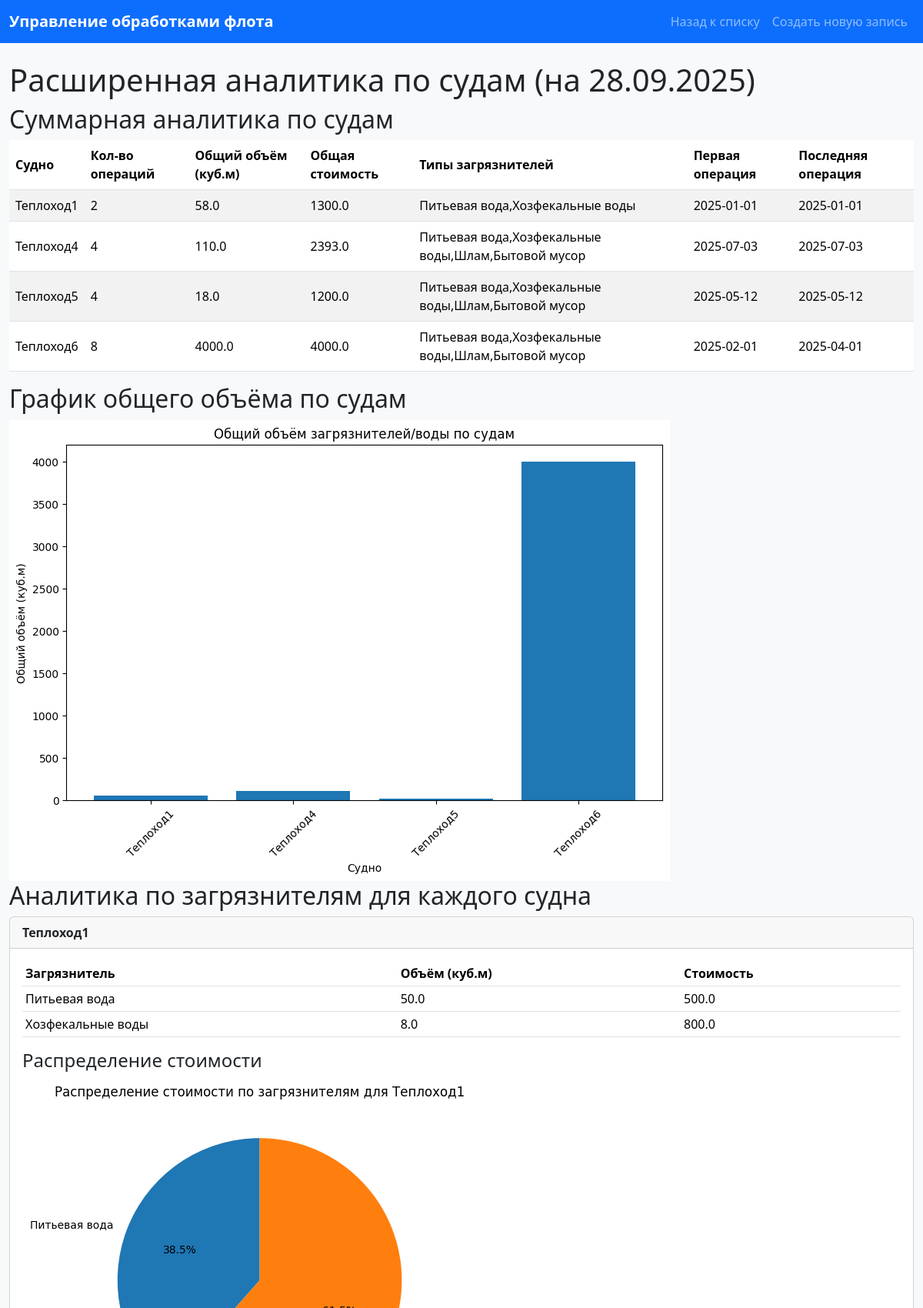
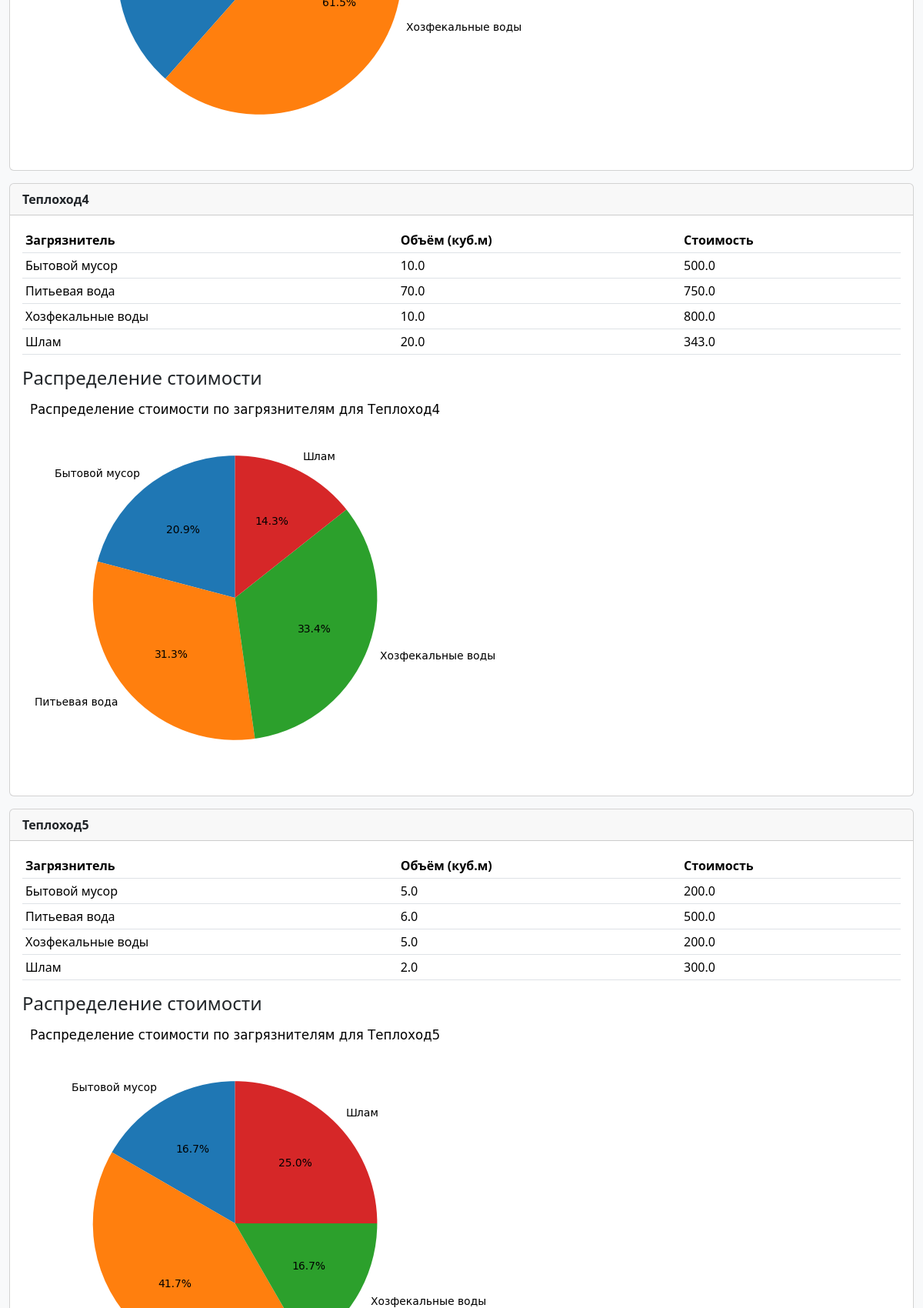
The app's page /analytics (upper part) with its own data (2 pictures, top to bottom).
### main.py (models this page shows)
class Ship(Base):
    __tablename__ = "ships"
    id = Column(Integer, primary_key=True, index=True)
    name = Column(String, unique=True, index=True)

class Pollutant(Base):
    __tablename__ = "pollutants"
    id = Column(Integer, primary_key=True, index=True)
    name = Column(String, unique=True, index=True)

### main.py (the view)
@app.get("/analytics", response_class=HTMLResponse)
async def analytics(request: Request, db: Session = Depends(get_db)):
    current_date = date(2025, 9, 28)
    summary_query = (
        db.query(
            Ship.name.label("ship_name"),
            func.count(Operation.id).label("operation_count"),
            func.sum(OperationPollutant.volume).label("total_volume"),
            func.sum(OperationPollutant.cost).label("total_cost"),
            func.group_concat(Pollutant.name.distinct()).label("pollutant_types"),
            func.min(Operation.date).label("first_operation"),
            func.max(Operation.date).label("last_operation")
        )
        .outerjoin(Operation, Ship.id == Operation.ship_id)
        .outerjoin(OperationPollutant, Operation.id == OperationPollutant.operation_id)
        .outerjoin(Pollutant, OperationPollutant.pollutant_id == Pollutant.id)
        .filter(Operation.date <= current_date)
        .group_by(Ship.id)
        .order_by(Ship.name)
    )
    summary_results = summary_query.all()
    pollutants_query = (
        db.query(
            Ship.name.label("ship_name"),
            Pollutant.name.label("pollutant_name"),
            func.sum(OperationPollutant.volume).label("total_volume"),
            func.sum(OperationPollutant.cost).label("total_cost")
        )
        .outerjoin(Operation, Ship.id == Operation.ship_id)
        .outerjoin(OperationPollutant, Operation.id == OperationPollutant.operation_id)
        .outerjoin(Pollutant, OperationPollutant.pollutant_id == Pollutant.id)
        .filter(Operation.date <= current_date)
        .filter((OperationPollutant.volume > 0) | (OperationPollutant.cost > 0))
        .group_by(Ship.name, Pollutant.name)
        .order_by(Ship.name, Pollutant.name)
    )
    pollutants_results = pollutants_query.all()
    ship_names = [row.ship_name for row in summary_results]
    total_volumes = [row.total_volume or 0 for row in summary_results]
    fig, ax = plt.subplots(figsize=(10, 6))
    ax.bar(ship_names, total_volumes)
    ax.set_xlabel('Судно')
    ax.set_ylabel('Общий объём (куб.м)')
    ax.set_title('Общий объём загрязнителей/воды по судам')
    ax.tick_params(axis='x', rotation=45)
    buffer = BytesIO()
    plt.savefig(buffer, format='png', bbox_inches='tight')
    buffer.seek(0)
    volume_chart_base64 = base64.b64encode(buffer.read()).decode('utf-8')
    plt.close(fig)
    pie_charts = {}
    ships = db.query(Ship).order_by(Ship.name).all()
    for ship in ships:
        ship_pollutants = [
            row for row in pollutants_results if row.ship_name == ship.name
        ]
        if ship_pollutants:
            poll_names = [row.pollutant_name for row in ship_pollutants]
            poll_costs = [row.total_cost or 0 for row in ship_pollutants]
            fig_pie, ax_pie = plt.subplots(figsize=(8, 6))
            ax_pie.pie(poll_costs, labels=poll_names, autopct='%1.1f%%', startangle=90)
            ax_pie.set_title(f'Распределение стоимости по загрязнителям для {ship.name}')
            buffer_pie = BytesIO()
            plt.savefig(buffer_pie, format='png', bbox_inches='tight')
            buffer_pie.seek(0)
            pie_charts[ship.name] = base64.b64encode(buffer_pie.read()).decode('utf-8')
            plt.close(fig_pie)
    operations = db.query(Operation).filter(Operation.date <= current_date).all()
    return templates.TemplateResponse("analytics.html", {
        "request": request,
        "operations": operations,
        "summary_results": summary_results,
        "pollutants_results": pollutants_results,
        "volume_chart_base64": volume_chart_base64,
        "pie_charts": pie_charts
    })

### templates/analytics.html (shortened to what this page needs)
<!DOCTYPE html>
<html lang="ru">
<head>
    <link href="https://cdn.jsdelivr.net/npm/bootstrap@5.3.3/dist/css/bootstrap.min.css" rel="stylesheet">
    <link href="/static/styles.css" rel="stylesheet">
</head>
<body>
    <nav class="navbar navbar-expand-lg navbar-dark bg-primary">
        <div class="container">
            <a class="navbar-brand" href="/">Управление обработками флота</a>
            <div class="navbar-nav">
                <a class="nav-link" href="/">Назад к списку</a>
                <a class="nav-link" href="/create">Создать новую запись</a>
            </div>
        </div>
    </nav>
    <div class="container mt-4">
        <h1>Расширенная аналитика по судам (на 28.09.2025)</h1>
        <h2>Суммарная аналитика по судам</h2>
        <table class="table table-striped table-hover">
            <thead>
                <tr>
                    <th>Судно</th>
                    <th>Кол-во операций</th>
                    <th>Общий объём (куб.м)</th>
                    <th>Общая стоимость</th>
                    <th>Типы загрязнителей</th>
                    <th>Первая операция</th>
                    <th>Последняя операция</th>
                </tr>
            </thead>
            <tbody>
                {% for row in summary_results %}
                <tr>
                    <td>{{ row.ship_name }}</td>
                    <td>{{ row.operation_count }}</td>
                    <td>{{ row.total_volume or 0 }}</td>
                    <td>{{ row.total_cost or 0 }}</td>
                    <td>{{ row.pollutant_types or 'Нет' }}</td>
                    <td>{{ row.first_operation or 'Нет' }}</td>
                    <td>{{ row.last_operation or 'Нет' }}</td>
                </tr>
                {% endfor %}
            </tbody>
        </table>
        <h2>График общего объёма по судам</h2>
        <img alt="Общий объём по судам" class="img-fluid">
        <h2>Аналитика по загрязнителям для каждого судна</h2>
        {% for row in summary_results %}
        <div class="card mb-3">
            <div class="card-header">
                <strong>{{ row.ship_name }}</strong>
            </div>
            <div class="card-body">
                <table class="table table-sm">
                    <thead>
                        <tr>
                            <th>Загрязнитель</th>
                            <th>Объём (куб.м)</th>
                            <th>Стоимость</th>
                        </tr>
                    </thead>
                    <tbody>
                        {% for p_row in pollutants_results %}
                        {% if p_row.ship_name == row.ship_name %}
                        <tr>
                            <td>{{ p_row.pollutant_name }}</td>
                            <td>{{ p_row.total_volume or 0 }}</td>
                            <td>{{ p_row.total_cost or 0 }}</td>
                        </tr>
                        {% endif %}
                        {% endfor %}
                    </tbody>
                </table>
                {% if pie_charts[row.ship_name] %}
                <h4>Распределение стоимости</h4>
                <img alt="Распределение для {{ row.ship_name }}" class="img-fluid">
                {% endif %}
            </div>
        </div>
        {% endfor %}
    </div>
</body>
</html>

### static/styles.css (style rules this page uses)
body { background-color: #f8f9fa; }
.navbar-brand { font-weight: bold; }
.table th, .table td { vertical-align: middle; }
.container { max-width: 1200px; }

### records on screen
Ship: ship_name "Теплоход1", operation_count "2", total_volume "58.0", total_cost "1300.0", pollutant_types "Питьевая вода,Хозфекальные воды", first_operation "2025-01-01", last_operation "2025-01-01"
Ship: ship_name "Теплоход4", operation_count "4", total_volume "110.0", total_cost "2393.0", pollutant_types "Питьевая вода,Хозфекальные воды,Шлам,Бытовой мусор", first_operation "2025-07-03", last_operation "2025-07-03"
Ship: ship_name "Теплоход5", operation_count "4", total_volume "18.0", total_cost "1200.0", pollutant_types "Питьевая вода,Хозфекальные воды,Шлам,Бытовой мусор", first_operation "2025-05-12", last_operation "2025-05-12"
Ship: ship_name "Теплоход6", operation_count "8", total_volume "4000.0", total_cost "4000.0", pollutant_types "Питьевая вода,Хозфекальные воды,Шлам,Бытовой мусор", first_operation "2025-02-01", last_operation "2025-04-01"
Pollutant: pollutant_name "Питьевая вода", total_volume "50.0", total_cost "500.0", total_volume "70.0", total_cost "750.0", total_volume "6.0"
Pollutant: pollutant_name "Хозфекальные воды", total_volume "8.0", total_cost "800.0", total_volume "10.0", total_volume "5.0", total_cost "200.0"
Pollutant: pollutant_name "Бытовой мусор", total_volume "10.0", total_cost "500.0", total_volume "5.0", total_cost "200.0"
Pollutant: pollutant_name "Шлам", total_volume "20.0", total_cost "343.0", total_volume "2.0", total_cost "300.0"
